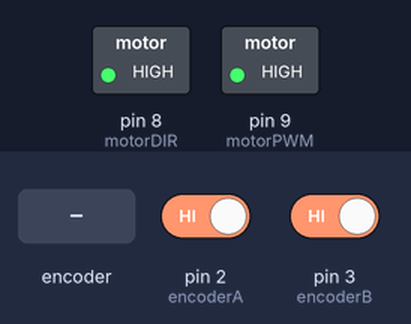
Recording of a sketch running on a simulated Arduino Uno, built with avr-gcc and run on an emulated ATmega328P. Parts: switched loads named in the sketch (green lamp = pin HIGH). Inputs (shaded band) come from the test bench; at power-on: pin 2 (encoderA) HIGH, pin 3 (encoderB) HIGH. What the sketch prints to the serial monitor is not drawn.

Above: at 1.2 s.
1.3 s: rotary encoder on pin 2 (encoderA) / pin 3 (encoderB) turned 1 step (first pin leading)
4.5 s: rotary encoder on pin 2 (encoderA) / pin 3 (encoderB) turned 2 steps (second pin leading)
Timing chart, 0 to 7.5 s (numbered marks = the images above; inputs shaded):
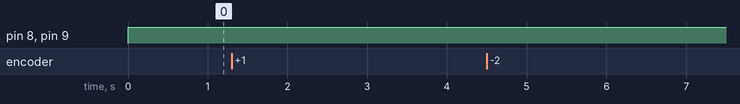

Measured:
- after the input at 1.3 s, every drawn part: stays the same
- after the input at 4.5 s, every drawn part: stays the same

The sketch:

PID.ino
```cpp
// ------------------- PID Constants -------------------
const double Kp = 2.0;   // Proportional gain
const double Ki = 5.0;   // Integral gain
const double Kd = 1.0;   // Derivative gain

// ------------------- Encoder & Motor Setup -------------------
volatile long pulseCount = 0;

const int motorPWM = 9;   // PWM pin to driver
const int motorDIR = 8;   // Direction pin to driver
const int encoderA = 2;   // Encoder Channel A (interrupt pin)
const int encoderB = 3;   // Encoder Channel B (direction check)

// Replace this with your encoder's actual pulses per revolution
//const int PULSES_PER_REV = 135;

// ------------------- PID Variables -------------------
double setpoint;      // Target position (pulses)
double input;         // Current position (pulses)
double output;        // PID controller output (PWM value)
double error, lastError;
double integral, derivative;
unsigned long lastTime;

// ------------------- Encoder ISR -------------------
void encoderISR() {
  // Quadrature decoding: check channel B for direction
  if (digitalRead(encoderB) == HIGH) {
    pulseCount++;
  } else {
    pulseCount--;
  }
}

// ------------------- Setup -------------------
void setup() {
  Serial.begin(9600);

  // Encoder setup
  pinMode(encoderA, INPUT_PULLUP);
  pinMode(encoderB, INPUT_PULLUP);
  attachInterrupt(digitalPinToInterrupt(encoderA), encoderISR, RISING);

  // Motor pins
  pinMode(motorPWM, OUTPUT);
  pinMode(motorDIR, OUTPUT);

  // Target = 90 degrees
  setpoint = 500; //PULSES_PER_REV / 4;   // 90° = 1/4 of full rotation

  // Initialize PID vars
  lastTime = millis();
  lastError = 0;
  integral = 0;
}

// ------------------- Loop -------------------
void loop() {
  input = pulseCount;   // Feedback = current encoder position

  // ----------- Manual PID Calculation -----------
  unsigned long now = millis();
  double dt = (now - lastTime) / 1000.0; // seconds
  if (dt <= 0) dt = 0.001; // avoid divide by zero

  error = setpoint - input;

  integral += error * dt;                 // Integral term
  //derivative = (error - lastError) / dt;  // Derivative term

  output = Kp * error + Ki * integral ;//+ Kd * derivative;

  // Save for next loop
  lastError = error;
  lastTime = now;

  // Limit output to -255..255
  if (output > 255) output = 255;
  if (output < -255) output = -255;

  // ----------- Apply PID output to motor -----------
  if (output > 0) {
    digitalWrite(motorDIR, HIGH);     // CW
    analogWrite(motorPWM, output);
  } else {
    digitalWrite(motorDIR, LOW);      // CCW
    analogWrite(motorPWM, -output);
  }

  Serial.print("Current Count: ");
  Serial.println(input);

  // ----------- Stop at target position -----------
  if (abs(setpoint - input) < 2) {
    analogWrite(motorPWM, 0);         // Stop motor
    Serial.println("Reached 500 counts");
    while (1);  // Stop program here
  }
}
```
